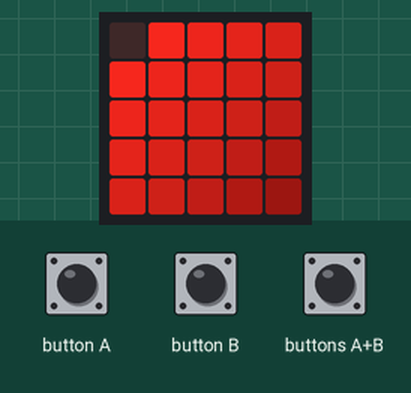
Simulated run of this program. Board: BBC micro:bit running MicroPython. On the bench: the board's 5×5 LED display. The test bench sets the inputs (shaded band).

Above: at 0.07 s.
At 1.28 s:
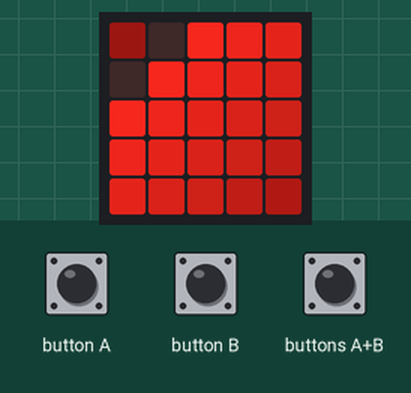
1.3 s: buttons A+B pressed for 0.15 s
At 2.4 s:
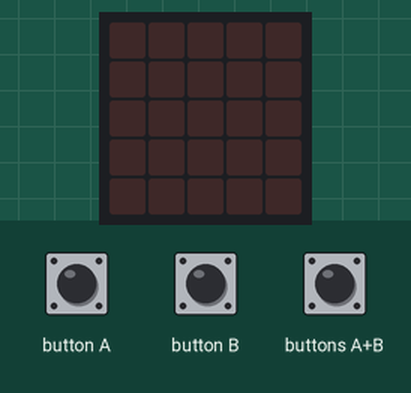
Timing chart, 0 to 4.3 s (numbered marks = the images above; inputs shaded):
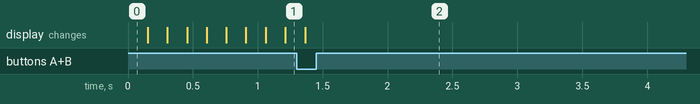

The program:

waveDisplay.py
```python
# Add your Python code here. E.g.
from microbit import *

size = 5

# +1 because the program adds 1 before display
base_a = [[(i+j)+1 for j in range(size)] for i in range(size)]
base_b = [[9-(i+j)+1 for j in range(size)] for i in range(size)]

def deepcopy(src):
    return [[j for j in i] for i in src]

leds = deepcopy(base_b)
img = Image(5,5)


while True:

    if button_a.is_pressed() and button_b.is_pressed():
        display.clear()
        break
    elif button_a.is_pressed():
        leds = deepcopy(base_a)
    elif button_b.is_pressed():
        leds = deepcopy(base_b)


    for y in range(size):
        for x in range(size):
            leds[y][x] = (leds[y][x] - 1) % 9
            img.set_pixel(x, y, leds[y][x])


    display.show(img)

    sleep(150)
```

Measured:
- after the input at 1.3 s, the display: changes after 0.06 s (image 2)
